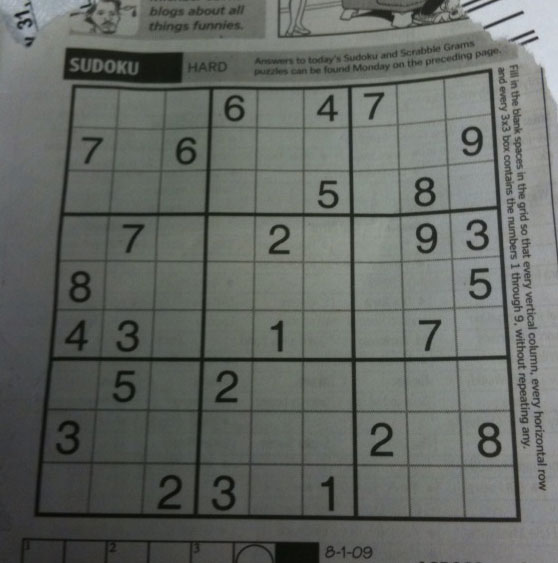
#> input picture sample_images/photo.png, 558 x 563 px
$ python pyocr_call.py --image sample_images/photo.png
#> lines starting #> are read from the running program, lines starting #| are printed output that depends on the picture; after the words box and inside, x2 and y2 are one past the last pixel; in counts of white or black regions, pixels touching at a corner belong together
# Imports
from PIL import Image
import pytesseract
import argparse
import cv2
import os
import numpy as np
from collections import defaultdict


# is_int(value) takes in a value and attempts to type cast it
# to an int.  If it fails, it returns false.  Otherwise, true.
def is_int(value):
  try:
    int(value)
    return True
  except ValueError:
    return False

# segment_by_angle_kmeans(lines, k, kwargs) seperates the filtered lines (lines)
# by orientation - horizontal and vertical.
def segment_by_angle_kmeans(lines, k=2, **kwargs):
    # Define criteria = (type, max_iter, epsilon)
    default_criteria_type = cv2.TERM_CRITERIA_EPS + cv2.TERM_CRITERIA_MAX_ITER
    criteria = kwargs.get('criteria', (default_criteria_type, 10, 1.0))
    flags = kwargs.get('flags', cv2.KMEANS_RANDOM_CENTERS)
    attempts = kwargs.get('attempts', 10)

    # Returns angles in [0, pi] in radians
    angles = np.array([line[0][1] for line in lines])
    # Multiply the angles by two and find coordinates of that angle
    pts = np.array([[np.cos(2*angle), np.sin(2*angle)]
                    for angle in angles], dtype=np.float32)

    # Run kmeans on the coords
    labels, centers = cv2.kmeans(pts, k, None, criteria, attempts, flags)[1:]
    labels = labels.reshape(-1)  # transpose to row vec

    # Segment lines based on their kmeans label
    segmented = defaultdict(list)
    for i, line in zip(range(len(lines)), lines):
        segmented[labels[i]].append(line)
    segmented = list(segmented.values())
    return segmented

# find_intsersection(line_1, line_2) finds the intersection point between the
# two given lines.
def find_intersect(line_1, line_2):
    rho_1, theta_1 = line_1
    rho_2, theta_2 = line_2
    a = np.array([[np.cos(theta_1), np.sin(theta_1)], [np.cos(theta_2), np.sin(theta_2)]])
    b = np.array([[rho_1], [rho_2]])
    if a[0][0] == a[1][0] or a[0][1] == a[1][1]:
        return[[-1, -1]]
    x, y = np.linalg.solve(a, b)
    x, y = int(np.round(x)), int(np.round(y))
    return [[x, y]]

# get_array() returns a 2D list with the values of the read Sudoku puzzle.
def get_array(imgpath):
    # Step 1: Load image, add a border, greyscale.
#> called with imgpath = 'sample_images/photo.png'
    image = cv2.imread(imgpath)
#> image is the input picture: shape (563, 558, 3); mean B, G, R 99.5, 104.1, 100
    WHITE = [255, 255, 255]
    image = cv2.copyMakeBorder(image, 10, 10, 10, 10, cv2.BORDER_CONSTANT, value=WHITE)
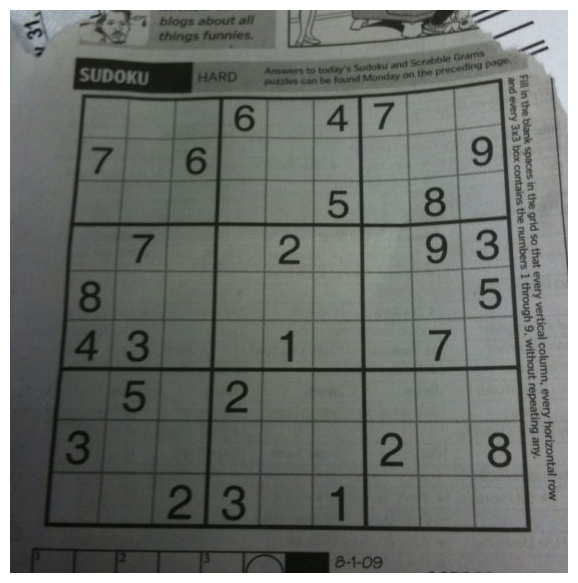
#> image: shape (583, 578, 3); mean B, G, R 110, 114.3, 110.5
    rgbimage = image
    image = cv2.cvtColor(image, cv2.COLOR_BGR2GRAY)
#> image: shape (583, 578)
    mask = np.zeros((image.shape), np.uint8)
    kernel = np.ones((5,5),np.uint8)

    #cv2.imwrite('image.png', image) #Testing

    # Step 2: Hough transform
    edges = cv2.Canny(image,90,150,apertureSize = 3)
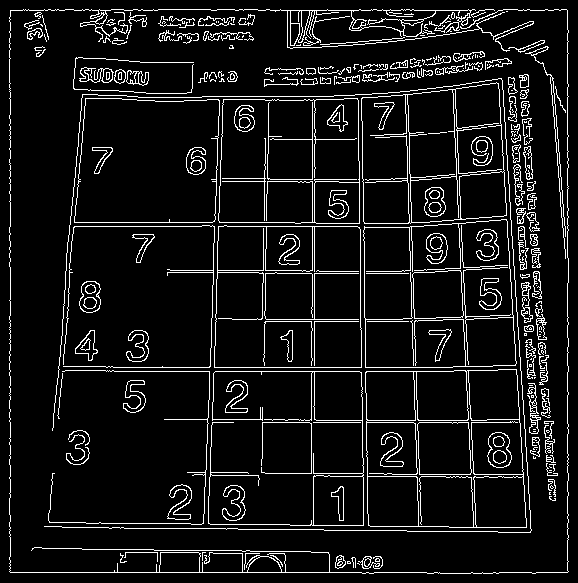
#> edges: shape (583, 578); 8.4% white in thin lines or dots
    kernel = np.ones((3,3),np.uint8)
    edges = cv2.dilate(edges,kernel,iterations = 1)
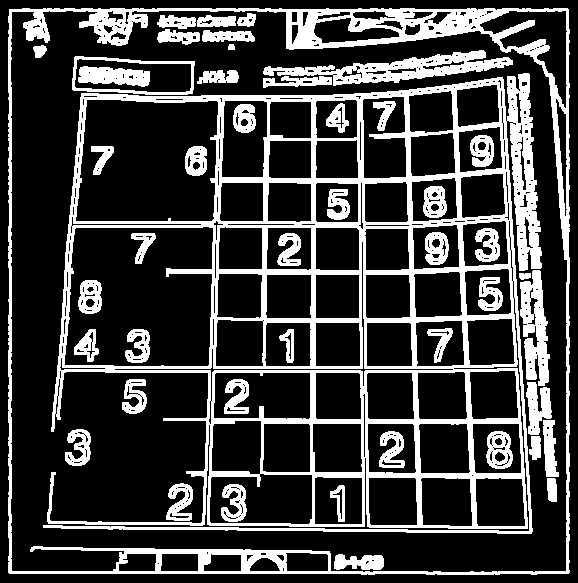
#> edges: shape (583, 578); 24.9% white; 47 white regions, largest, box (x1, y1, x2, y2) and area: (43, 73, 542, 534) 41240, (8, 8, 570, 575) 16944, (263, 50, 513, 86) 3346
    kernel = np.ones((5,5),np.uint8)
    edges = cv2.erode(edges,kernel,iterations = 1)
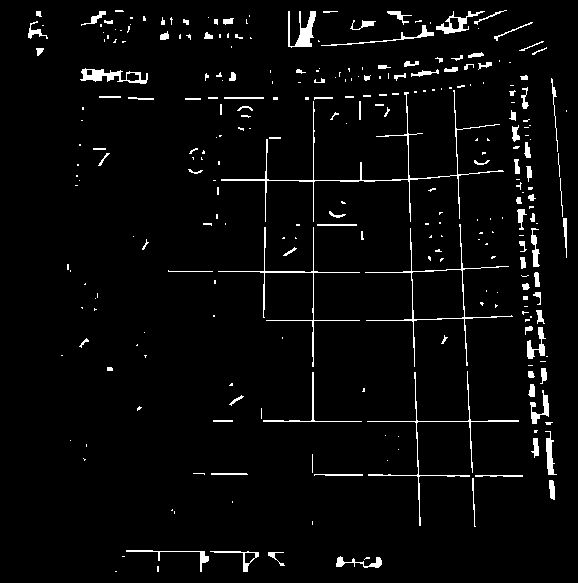
#> edges: shape (583, 578); 3.6% white; 285 white regions (174 under 20 px), largest, box (x1, y1, x2, y2) and area: (221, 90, 504, 222) 1122, (365, 224, 513, 367) 699, (367, 371, 519, 526) 668

    sensitivity = 135

    # We attempt try until we get 20 to 21 lines.  This is likely to be changed
    # in the future, as it's buggy and not reliable (but works... sometimes).
    while True:
        lines = cv2.HoughLines(edges,1,np.pi/180,sensitivity)

        rho_threshold = 15
        theta_threshold = 0.1

        # Look for lines that are similar.
        similar_lines = {i : [] for i in range(len(lines))}
        for i in range(len(lines)):
            for j in range(len(lines)):
                if i == j:
                    continue

                rho_i,theta_i = lines[i][0]
                rho_j,theta_j = lines[j][0]
                if abs(rho_i - rho_j) < rho_threshold and abs(theta_i - theta_j) < theta_threshold:
                    similar_lines[i].append(j)

        # We now order the indices of the lines by how may other lines are similar.
        indices = [i for i in range(len(lines))]
        indices.sort(key=lambda x: len(similar_lines[x]))

        # Base for filtering.
        line_flags = len(lines)*[True]
        for i in range(len(lines) - 1):
            if not line_flags[indices[i]]:
                continue

            for j in range(i + 1, len(lines)):
                if not line_flags[indices[j]]:
                    continue

                rho_i, theta_i = lines[indices[i]][0]
                rho_j, theta_j = lines[indices[j]][0]
                if abs(rho_i - rho_j) < rho_threshold and abs(theta_i - theta_j) < theta_threshold:
                    line_flags[indices[j]] = False

        #print('number of Hough lines:', len(lines)) #For testing

        filtered_lines = []
        if filter:
            for i in range(len(lines)): # filtering
                if line_flags[i]:
                    filtered_lines.append(lines[i])
            #print('Number of filtered lines:', len(filtered_lines)) #For testing
        else:
            filtered_lines = lines

        # Adjust sensitivity.  As mentioned above, likely to change strategies.
        if len(filtered_lines) <= 21 and len(filtered_lines) >= 20:
            break
        elif len(filtered_lines) > 21:
            sensitivity += 1
        elif len(filtered_lines) < 20:
            sensitivity -= 1
#> after the loop, sensitivity = 103

    # Step 3: We now segment the lines based on orientation.
    segmented = segment_by_angle_kmeans(filtered_lines)
#> in segment_by_angle_kmeans, `angles = np.array([line[0][1] for line in lines])`: angles = 21 values, max 3.12 at index 14, min 0 at index 0, mean 1.84
#> in segment_by_angle_kmeans, `pts = np.array([[np.cos(2*angle), np.sin(2*angle)] for angle in angles..`: pts = 21 rows, first 8: [1, 0], [0.995, -0.105], [0.998, -0.0698], [-1, -8.74e-08], [0.985, -0.174], [-1, -8.74e-08], [-1, -8.74e-08], [-1, -8.74e-08]
#> in segment_by_angle_kmeans, `labels, centers = cv2.kmeans(pts, k, None, criteria, attempts, flags)[..`: labels = 21 values, max 1 at index 0, min 0 at index 3, mean 0.476; centers = [[-0.995, 0.0378], [0.993, -0.0798]]
#> the loop in segment_by_angle_kmeans, `for i, line in zip(range(len(lines)), lines):` made 21 passes
#> line on passes 1 to 12: [[313, 0]], [[-447, 3.09]], [[-401, 3.11]], [[421, 1.57]], [[-510, 3.05]], [[180, 1.57]], [[475, 1.57]], [[271, 1.57]], [[320, 1.57]], [[269, 0.0175]], [[-542, 3.05]], [[87, 1.45]]
#> segmented = 2 items

    # Step 4: Draw lines.
    for i in range(0, 2):
        for line in segmented[i]:
            rho, theta = line[0]
            a = np.cos(theta)
            b = np.sin(theta)
            x0 = a*rho
            y0 = b*rho
            x1 = int(x0 + 1000*(-b))
            y1 = int(y0 + 1000*(a))
            x2 = int(x0 - 1000*(-b))
            y2 = int(y0 - 1000*(a))
            if i == 0:
                #cv2.line(rgbimage, (x1, y1), (x2, y2), (0, 0, 255), 2) #Draw line in RGB, for testing
                cv2.line(image, (x1, y1), (x2, y2), (0, 0, 255), 2) #Draw line
            elif i == 1:
                #cv2.line(rgbimage, (x1, y1), (x2, y2), (0, 255, 0), 2) #Draw line in RGB, for testing
                cv2.line(image, (x1, y1), (x2, y2), (0, 0, 255), 2) #Draw line
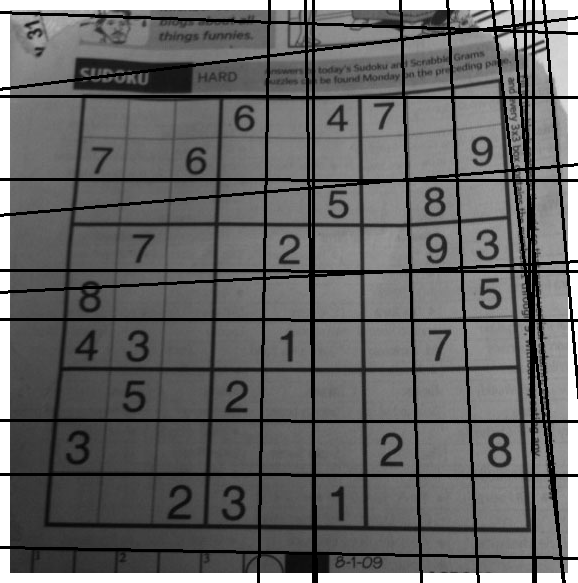
#> image: shape (583, 578); min 0, max 255, mean 101.8

    # Step 5: Find intersections between lines, and sort from top left to bottom right.
    inter_pt = []
    #print ("SEG:", segmented)
    #print("FILTER: ", filtered_lines)
    for line_1 in segmented[0]:
        for line_2 in segmented[1]:
            temp = find_intersect(line_1[0], line_2[0])
            h,w = np.shape(image)
            if temp[0][1] >= 0 and temp[0][0] >= 0 and temp[0][1] <= h and temp[0][0] <= w:
                inter_pt.append(temp)
#> this loop made 10 passes
#> line_1 on passes 7 to 10: [[-525, 3.12]], [[-488, 3.02]], [[-306, 3.12]], [[533, 0]]
    inter_pt = sorted(inter_pt, key=lambda k: [k[0][1], k[0][0]])
    print("LEN: ", len(inter_pt)) #Testing
#| LEN:  107

    # Step 6 (subject to removal): Reduce excess points.
    if len(inter_pt) > 100:
        #print("PREV LEN: ", len(inter_pt)) #Testing
        left_top = inter_pt[0][0]
        right_bot = inter_pt[-1][0]
        sqr_x = int((right_bot[0] + left_top[0]) / 9)
        sqr_y = int((right_bot[1] + left_top[1]) / 9)
        #print ("X: ", sqr_x,", Y: ", sqr_y) #Testing
        prev_cord = [-9000, -9000] #Very, VERY hacky.
        for i in inter_pt[:]:
            x1 = i[0][0]
            y1 = i[0][1]
            if x1 - prev_cord[0] < sqr_x or y1 - prev_cord[1] < sqr_y:
                inter_pt.remove(i)
            else:
                prev_cord = [x1, y1]
#> this loop made 107 passes
#> i on passes 1 to 12: [[546, 21]], [[269, 22]], [[533, 22]], [[525, 23]], [[306, 24]], [[313, 24]], [[514, 25]], [[402, 27]], [[495, 27]], [[449, 29]], [[495, 30]], [[515, 31]]
    # [9 lines of commented-out code are left out]
    (thresh, image) = cv2.threshold(image, 128, 255, cv2.THRESH_BINARY | cv2.THRESH_OTSU)
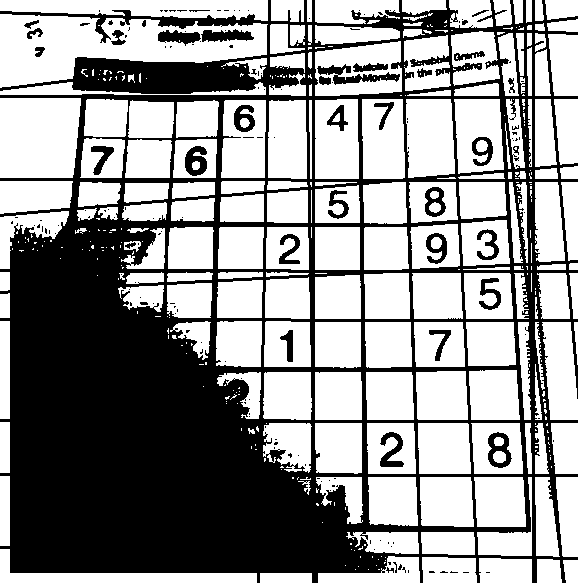
#> image: shape (583, 578); 58.5% white; 162 black regions (124 under 20 px), largest, box (x1, y1, x2, y2) and area: (0, 0, 578, 583) 131711, (317, 64, 400, 85) 639, (201, 29, 254, 42) 463
    image = cv2.bitwise_not(image)
    filename = "{}sudo_temp.png".format(os.getpid())

    # Step 8: Traverse through the intersecting points to form squares, then take images of
    # each square and use libtesseract to determine the value of each square.  We save to a text file.
    sudoku = []
    for i in range(0, 9):
        temp = []
        for j in range(0, 9):
            x1 = inter_pt[i*10+j][0][0]
            y1 = inter_pt[i*10+j][0][1]
#> (the run stopped early here; a loop or call above may not have finished)
